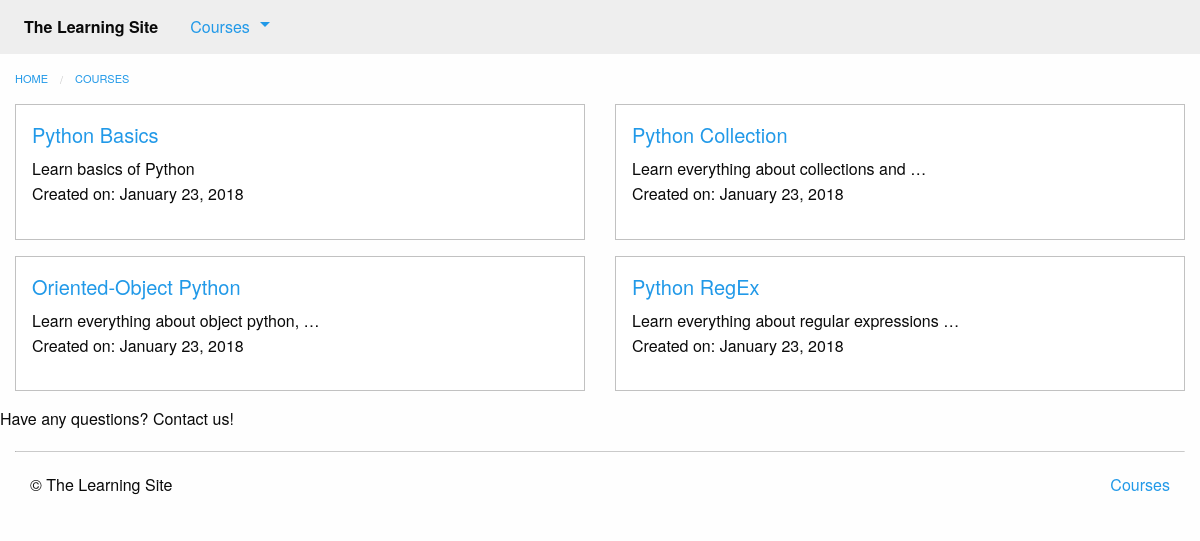
Page /courses/ on the committed database.
### courses/models.py (models this page shows, shortened)
class Course(models.Model):
    created_at = models.DateTimeField(auto_now_add=True)
    title = models.CharField(max_length=255)
    description = models.TextField()

### courses/views.py (the view)
# urls.py: path('', views.course_list, name='list'),
def course_list(request):
    courses = models.Course.objects.all()
    return render(request, 'courses/course_list.html', {'courses': courses})

### courses/templatetags/course_extras.py (called while the page is built)
@register.inclusion_tag('courses/course_nav.html')
def nav_courses_list():
    courses = Course.objects.all()[:5]
    return {'courses': courses}

### courses/templates/courses/course_list.html (shortened to what this page needs)
{% extends "courses/layout.html" %}
{% block content %}
<div class="row columns">
    {{ block.super }}
</div>
<div class="row">
    {%  for course in courses %}
    <div class="small-6 columns">
        <div class="callout">
            <h5><a href="{% url 'courses:detail' pk=course.pk %}">{{ course.title }}</a></h5>
            <div class="card-copy">
                {% if course.description|wordcount <= 5 %}
                {{ course.description }}
                {% else %}
                {{ course.description|truncatewords:5 }}
                {% endif %}
                <p>Created on: {{course.created_at|date:"F j, Y"}}</p>
            </div>
        </div>
    </div>
    {% if forloop.counter|divisibleby:"2" %}
</div>
<div class="row">
    {% endif %}
    {% endfor %}
    <div>
        Have any questions? Contact us! {{ email|urlize }}
    </div>
</div>
{% endblock %}

### rows in the picture
Course: title "Python Basics", description "Learn basics of Python", created_at "January 23, 2018"
Course: title "Python Collection", description "Learn everything about collections and …", created_at "January 23, 2018"
Course: title "Oriented-Object Python", description "Learn everything about object python, …", created_at "January 23, 2018"
Course: title "Python RegEx", description "Learn everything about regular expressions …", created_at "January 23, 2018"
